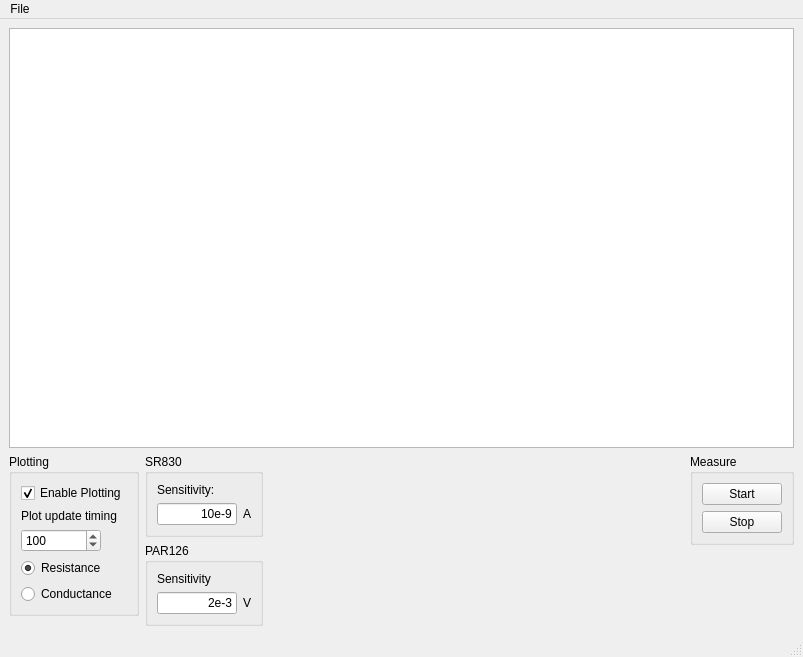
<?xml version="1.0" encoding="UTF-8"?>
<ui version="4.0">
 <class>MainWindow</class>
 <widget class="QMainWindow" name="MainWindow">
  <property name="geometry">
   <rect>
    <x>0</x>
    <y>0</y>
    <width>803</width>
    <height>657</height>
   </rect>
  </property>
  <property name="windowTitle">
   <string>MainWindow</string>
  </property>
  <widget class="QWidget" name="centralwidget">
   <property name="sizePolicy">
    <sizepolicy hsizetype="Expanding" vsizetype="Expanding">
     <horstretch>0</horstretch>
     <verstretch>0</verstretch>
    </sizepolicy>
   </property>
   <layout class="QVBoxLayout" name="verticalLayout_2">
    <item>
     <widget class="PlotWidget" name="plotView"/>
    </item>
    <item>
     <layout class="QHBoxLayout" name="horizontalLayout_3">
      <property name="sizeConstraint">
       <enum>QLayout::SetMinimumSize</enum>
      </property>
      <item alignment="Qt::AlignTop">
       <widget class="QGroupBox" name="groupBox_2">
        <property name="sizePolicy">
         <sizepolicy hsizetype="Fixed" vsizetype="Minimum">
          <horstretch>0</horstretch>
          <verstretch>0</verstretch>
         </sizepolicy>
        </property>
        <property name="title">
         <string>Plotting</string>
        </property>
        <layout class="QVBoxLayout" name="verticalLayout">
         <property name="sizeConstraint">
          <enum>QLayout::SetMinimumSize</enum>
         </property>
         <item>
          <widget class="QCheckBox" name="check_plot">
           <property name="sizePolicy">
            <sizepolicy hsizetype="Minimum" vsizetype="Minimum">
             <horstretch>0</horstretch>
             <verstretch>0</verstretch>
            </sizepolicy>
           </property>
           <property name="text">
            <string>Enable Plotting</string>
           </property>
           <property name="checked">
            <bool>true</bool>
           </property>
          </widget>
         </item>
         <item>
          <widget class="QLabel" name="label_3">
           <property name="sizePolicy">
            <sizepolicy hsizetype="Minimum" vsizetype="Minimum">
             <horstretch>0</horstretch>
             <verstretch>0</verstretch>
            </sizepolicy>
           </property>
           <property name="text">
            <string>Plot update timing</string>
           </property>
          </widget>
         </item>
         <item>
          <widget class="QSpinBox" name="plot_update_time">
           <property name="sizePolicy">
            <sizepolicy hsizetype="Minimum" vsizetype="Minimum">
             <horstretch>0</horstretch>
             <verstretch>0</verstretch>
            </sizepolicy>
           </property>
           <property name="maximumSize">
            <size>
             <width>80</width>
             <height>16777215</height>
            </size>
           </property>
           <property name="minimum">
            <number>10</number>
           </property>
           <property name="maximum">
            <number>5000</number>
           </property>
           <property name="singleStep">
            <number>10</number>
           </property>
           <property name="value">
            <number>100</number>
           </property>
          </widget>
         </item>
         <item>
          <widget class="QRadioButton" name="radio_plotR">
           <property name="sizePolicy">
            <sizepolicy hsizetype="Minimum" vsizetype="Minimum">
             <horstretch>0</horstretch>
             <verstretch>0</verstretch>
            </sizepolicy>
           </property>
           <property name="text">
            <string>Resistance</string>
           </property>
           <property name="checked">
            <bool>true</bool>
           </property>
          </widget>
         </item>
         <item>
          <widget class="QRadioButton" name="radio_plotC">
           <property name="sizePolicy">
            <sizepolicy hsizetype="Minimum" vsizetype="Minimum">
             <horstretch>0</horstretch>
             <verstretch>0</verstretch>
            </sizepolicy>
           </property>
           <property name="text">
            <string>Conductance</string>
           </property>
          </widget>
         </item>
        </layout>
       </widget>
      </item>
      <item>
       <layout class="QVBoxLayout" name="verticalLayout_3">
        <property name="sizeConstraint">
         <enum>QLayout::SetMinimumSize</enum>
        </property>
        <item>
         <widget class="QGroupBox" name="groupBox">
          <property name="sizePolicy">
           <sizepolicy hsizetype="Minimum" vsizetype="Minimum">
            <horstretch>0</horstretch>
            <verstretch>0</verstretch>
           </sizepolicy>
          </property>
          <property name="title">
           <string>SR830</string>
          </property>
          <layout class="QGridLayout" name="gridLayout_4">
           <property name="sizeConstraint">
            <enum>QLayout::SetMinimumSize</enum>
           </property>
           <item row="0" column="1">
            <widget class="QLabel" name="label_6">
             <property name="text">
              <string>Sensitivity:</string>
             </property>
            </widget>
           </item>
           <item row="1" column="1">
            <layout class="QHBoxLayout" name="horizontalLayout">
             <item>
              <widget class="QLineEdit" name="SRSensitivity">
               <property name="enabled">
                <bool>true</bool>
               </property>
               <property name="sizePolicy">
                <sizepolicy hsizetype="Preferred" vsizetype="Fixed">
                 <horstretch>0</horstretch>
                 <verstretch>0</verstretch>
                </sizepolicy>
               </property>
               <property name="maximumSize">
                <size>
                 <width>80</width>
                 <height>16777215</height>
                </size>
               </property>
               <property name="text">
                <string>10e-9</string>
               </property>
               <property name="alignment">
                <set>Qt::AlignRight|Qt::AlignTrailing|Qt::AlignVCenter</set>
               </property>
              </widget>
             </item>
             <item>
              <widget class="QLabel" name="label">
               <property name="sizePolicy">
                <sizepolicy hsizetype="Preferred" vsizetype="Preferred">
                 <horstretch>0</horstretch>
                 <verstretch>0</verstretch>
                </sizepolicy>
               </property>
               <property name="text">
                <string>A</string>
               </property>
              </widget>
             </item>
            </layout>
           </item>
          </layout>
         </widget>
        </item>
        <item>
         <widget class="QGroupBox" name="groupBox_3">
          <property name="sizePolicy">
           <sizepolicy hsizetype="Minimum" vsizetype="Minimum">
            <horstretch>0</horstretch>
            <verstretch>0</verstretch>
           </sizepolicy>
          </property>
          <property name="minimumSize">
           <size>
            <width>0</width>
            <height>0</height>
           </size>
          </property>
          <property name="title">
           <string>PAR126</string>
          </property>
          <layout class="QGridLayout" name="gridLayout_3">
           <property name="sizeConstraint">
            <enum>QLayout::SetMinimumSize</enum>
           </property>
           <item row="0" column="0">
            <widget class="QLabel" name="label_2">
             <property name="sizePolicy">
              <sizepolicy hsizetype="Minimum" vsizetype="Preferred">
               <horstretch>0</horstretch>
               <verstretch>0</verstretch>
              </sizepolicy>
             </property>
             <property name="text">
              <string>Sensitivity</string>
             </property>
            </widget>
           </item>
           <item row="1" column="0">
            <layout class="QHBoxLayout" name="horizontalLayout_2">
             <item>
              <widget class="QLineEdit" name="PARSensitivity">
               <property name="sizePolicy">
                <sizepolicy hsizetype="Preferred" vsizetype="Fixed">
                 <horstretch>0</horstretch>
                 <verstretch>0</verstretch>
                </sizepolicy>
               </property>
               <property name="maximumSize">
                <size>
                 <width>80</width>
                 <height>16777215</height>
                </size>
               </property>
               <property name="text">
                <string>2e-3</string>
               </property>
               <property name="frame">
                <bool>true</bool>
               </property>
               <property name="alignment">
                <set>Qt::AlignRight|Qt::AlignTrailing|Qt::AlignVCenter</set>
               </property>
              </widget>
             </item>
             <item>
              <widget class="QLabel" name="label_4">
               <property name="text">
                <string>V</string>
               </property>
              </widget>
             </item>
            </layout>
           </item>
          </layout>
          <zorder>label_6</zorder>
          <zorder>label_2</zorder>
          <zorder>horizontalLayoutWidget_2</zorder>
         </widget>
        </item>
       </layout>
      </item>
      <item>
       <spacer name="horizontalSpacer">
        <property name="orientation">
         <enum>Qt::Horizontal</enum>
        </property>
        <property name="sizeHint" stdset="0">
         <size>
          <width>40</width>
          <height>20</height>
         </size>
        </property>
       </spacer>
      </item>
      <item alignment="Qt::AlignTop">
       <widget class="QGroupBox" name="measure_box">
        <property name="sizePolicy">
         <sizepolicy hsizetype="Fixed" vsizetype="Minimum">
          <horstretch>0</horstretch>
          <verstretch>0</verstretch>
         </sizepolicy>
        </property>
        <property name="title">
         <string>Measure</string>
        </property>
        <layout class="QGridLayout" name="gridLayout_2">
         <property name="sizeConstraint">
          <enum>QLayout::SetMinimumSize</enum>
         </property>
         <item row="7" column="2">
          <widget class="QPushButton" name="btn_stop">
           <property name="text">
            <string>Stop</string>
           </property>
          </widget>
         </item>
         <item row="0" column="2">
          <widget class="QPushButton" name="btn_measure">
           <property name="sizePolicy">
            <sizepolicy hsizetype="Minimum" vsizetype="Fixed">
             <horstretch>0</horstretch>
             <verstretch>0</verstretch>
            </sizepolicy>
           </property>
           <property name="text">
            <string>Start</string>
           </property>
          </widget>
         </item>
        </layout>
       </widget>
      </item>
     </layout>
    </item>
   </layout>
  </widget>
  <widget class="QMenuBar" name="menubar">
   <property name="geometry">
    <rect>
     <x>0</x>
     <y>0</y>
     <width>803</width>
     <height>21</height>
    </rect>
   </property>
   <widget class="QMenu" name="menuFile">
    <property name="title">
     <string>File</string>
    </property>
    <addaction name="actionExit"/>
   </widget>
   <addaction name="menuFile"/>
  </widget>
  <widget class="QStatusBar" name="statusbar"/>
  <action name="actionExit">
   <property name="text">
    <string>Exit</string>
   </property>
   <property name="shortcut">
    <string>Ctrl+Q, Ctrl+W</string>
   </property>
  </action>
 </widget>
 <customwidgets>
  <customwidget>
   <class>PlotWidget</class>
   <extends>QGraphicsView</extends>
   <header>pyqtgraph</header>
  </customwidget>
 </customwidgets>
 <resources/>
 <connections/>
</ui>
